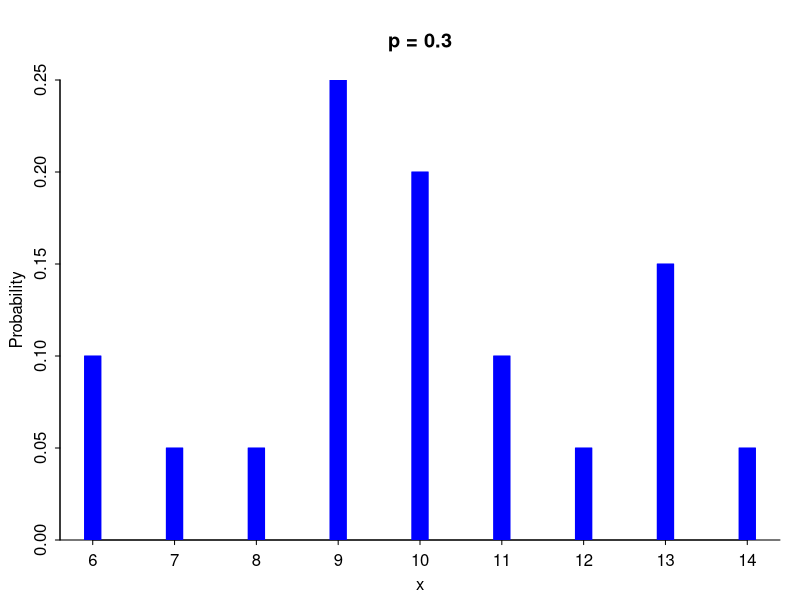
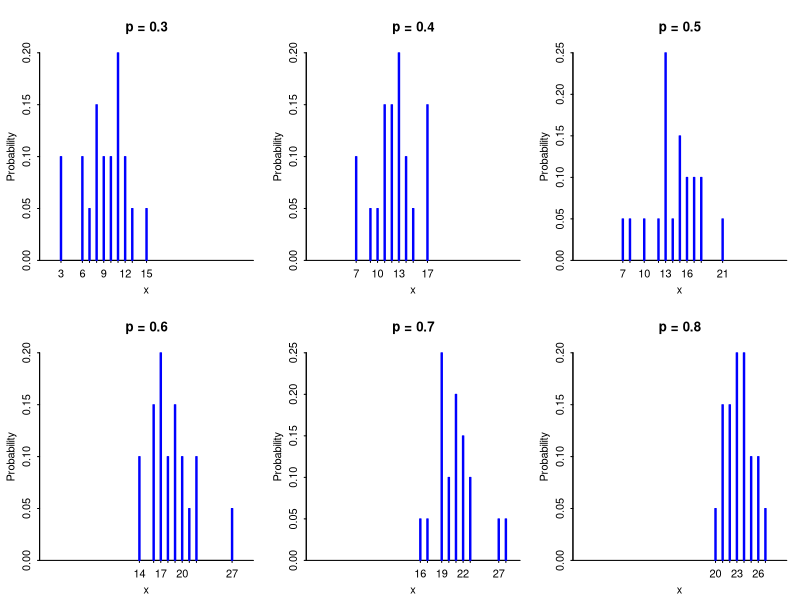

Here is the R script that generated these plots, in order: (Note: this script raises an error after producing the figures.)
# TASK 1
n = 30
p = 0.3
rbinom(1, n, p) # less than 30/2=15

p = 0.5
rbinom(1, n, p) # moved to the middle ~15

n = 30
p = 0.7
set.seed(42)
rbinom(1, n, p) # bigger number of successes

# TASK 2
library("arm")
n = 30
p = 0.3
nums = rbinom(20, n, p)
discrete.histogram(nums, freq=F, main=paste("p =", p)) # 'line graph'

par(mfrow=c(2, 3))
for(i in 0:5){
  discrete.histogram(rbinom(20, n, p+(0.1*i)), freq=F, main=paste("p =", p+0.1*i), xlim=c(0,30))
}

# TASK 3
# S - number of wells that are contaminated
# S~Bin(n,p)
# p - probability that well is contaminated
# n - sample size (5)
p = 0.3
n = 5
x = 0:5
prob = dbinom(x, n, p)
rbind(x, prob)
#a)
#P(S==3)
prob[x==3]
#b)
#P(S>=3)
sum(prob[x>=3])
#c)
#P(S<3)
sum(prob[x<3])
sum(prob[x<=2])

# TASK 4
# B denotes the number of bulbs which burn for at least 500 hours
# B~bin(n,p)
# n - sample size
# p - probability that a bulb will burn for at least 500 hours
n = 8
p = 0.9
B = 0:8

prob = dbinom(B, n, p)

#P(B==8)
prob[B==8]
#P(B==7)
prob[B==7]
#P(B>5)
sum(prob[B>5])
#E(B)
expect = sum(prob * b); expect
n * p
# SD(B)
variance = sum(b^2 * prob) - expect^2
std = sqrt(variance)
std

# TASK 5
# X - number of power cell failures
# X~exp(lamda)
lambda = 0.01
par(mfrow=c(1,1))
curve(dexp(x,lambda), xlim=c(0, 500))
#a) P(X>200) = 1-P(X<200) = 1-F(200) # < and <= don't matter as it's a continuous variable
1 - pexp(200, lambda)
#b) P(X<100)=F(100)
pexp(100, lambda)
#c) P(X<500)=F(500)
pexp(500, lambda)

# task 6 home
